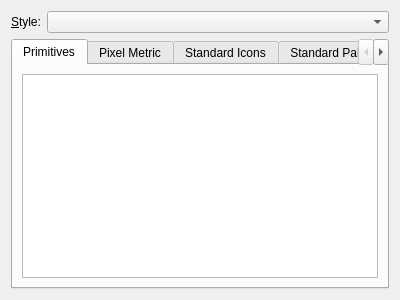
<?xml version="1.0" encoding="UTF-8"?>
<ui version="4.0">
 <class>GammaRay::StyleInspector</class>
 <widget class="QWidget" name="GammaRay::StyleInspector">
  <property name="geometry">
   <rect>
    <x>0</x>
    <y>0</y>
    <width>400</width>
    <height>300</height>
   </rect>
  </property>
  <property name="windowTitle">
   <string>Form</string>
  </property>
  <layout class="QVBoxLayout" name="verticalLayout">
   <item>
    <layout class="QHBoxLayout" name="horizontalLayout">
     <item>
      <widget class="QLabel" name="label">
       <property name="sizePolicy">
        <sizepolicy hsizetype="Maximum" vsizetype="Preferred">
         <horstretch>0</horstretch>
         <verstretch>0</verstretch>
        </sizepolicy>
       </property>
       <property name="text">
        <string>&amp;Style:</string>
       </property>
       <property name="buddy">
        <cstring>styleSelector</cstring>
       </property>
      </widget>
     </item>
     <item>
      <widget class="QComboBox" name="styleSelector"/>
     </item>
    </layout>
   </item>
   <item>
    <widget class="QTabWidget" name="tabWidget">
     <property name="currentIndex">
      <number>0</number>
     </property>
     <widget class="QWidget" name="tab_4">
      <attribute name="title">
       <string>Primitives</string>
      </attribute>
      <layout class="QVBoxLayout" name="verticalLayout_5">
       <item>
        <widget class="QTreeView" name="primitiveView">
         <property name="rootIsDecorated">
          <bool>false</bool>
         </property>
         <property name="uniformRowHeights">
          <bool>true</bool>
         </property>
        </widget>
       </item>
      </layout>
     </widget>
     <widget class="QWidget" name="tab">
      <attribute name="title">
       <string>Pixel Metric</string>
      </attribute>
      <layout class="QVBoxLayout" name="verticalLayout_2">
       <item>
        <widget class="QTreeView" name="pixelMetricView">
         <property name="rootIsDecorated">
          <bool>false</bool>
         </property>
         <property name="uniformRowHeights">
          <bool>true</bool>
         </property>
        </widget>
       </item>
      </layout>
     </widget>
     <widget class="QWidget" name="tab_2">
      <attribute name="title">
       <string>Standard Icons</string>
      </attribute>
      <layout class="QVBoxLayout" name="verticalLayout_3">
       <item>
        <widget class="QTreeView" name="standardIconView">
         <property name="rootIsDecorated">
          <bool>false</bool>
         </property>
         <property name="uniformRowHeights">
          <bool>true</bool>
         </property>
        </widget>
       </item>
      </layout>
     </widget>
     <widget class="QWidget" name="tab_3">
      <attribute name="title">
       <string>Standard Palette</string>
      </attribute>
      <layout class="QVBoxLayout" name="verticalLayout_4">
       <item>
        <widget class="QTreeView" name="standardPaletteView">
         <property name="rootIsDecorated">
          <bool>false</bool>
         </property>
         <property name="uniformRowHeights">
          <bool>true</bool>
         </property>
        </widget>
       </item>
      </layout>
     </widget>
    </widget>
   </item>
  </layout>
 </widget>
 <resources/>
 <connections/>
</ui>
